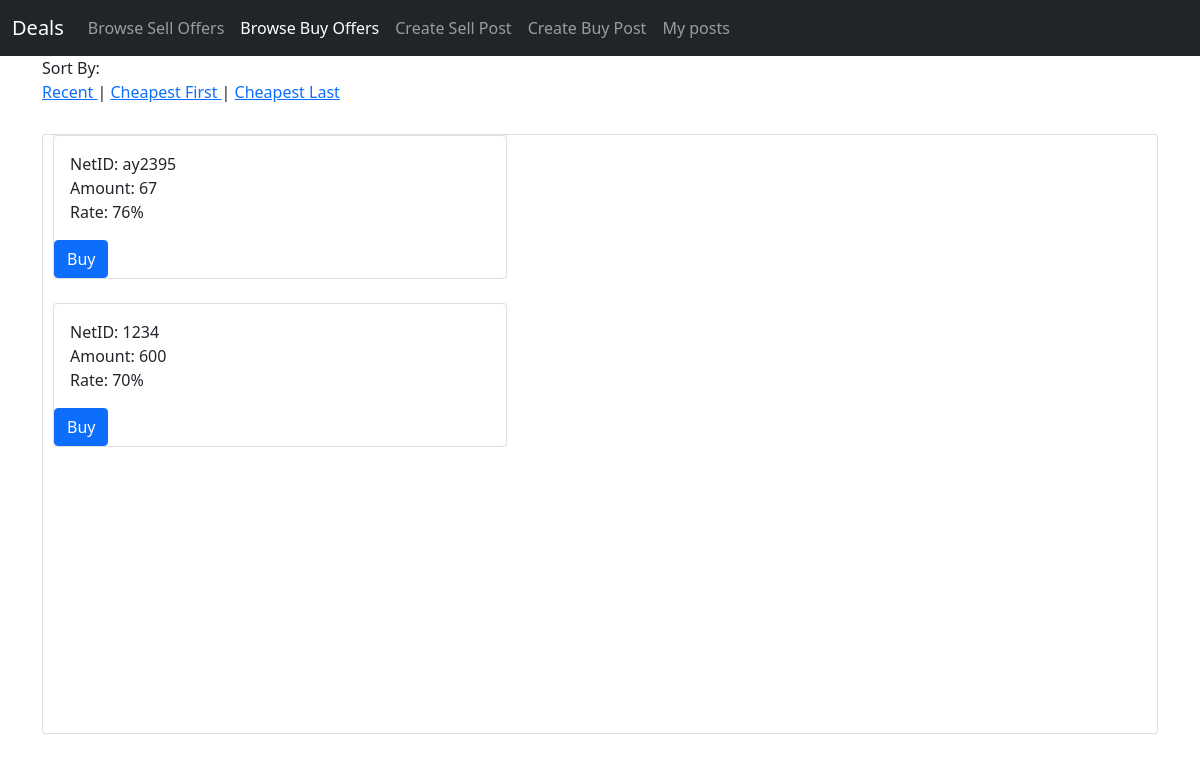
Before: /market/buy (signed in) with the older database file.
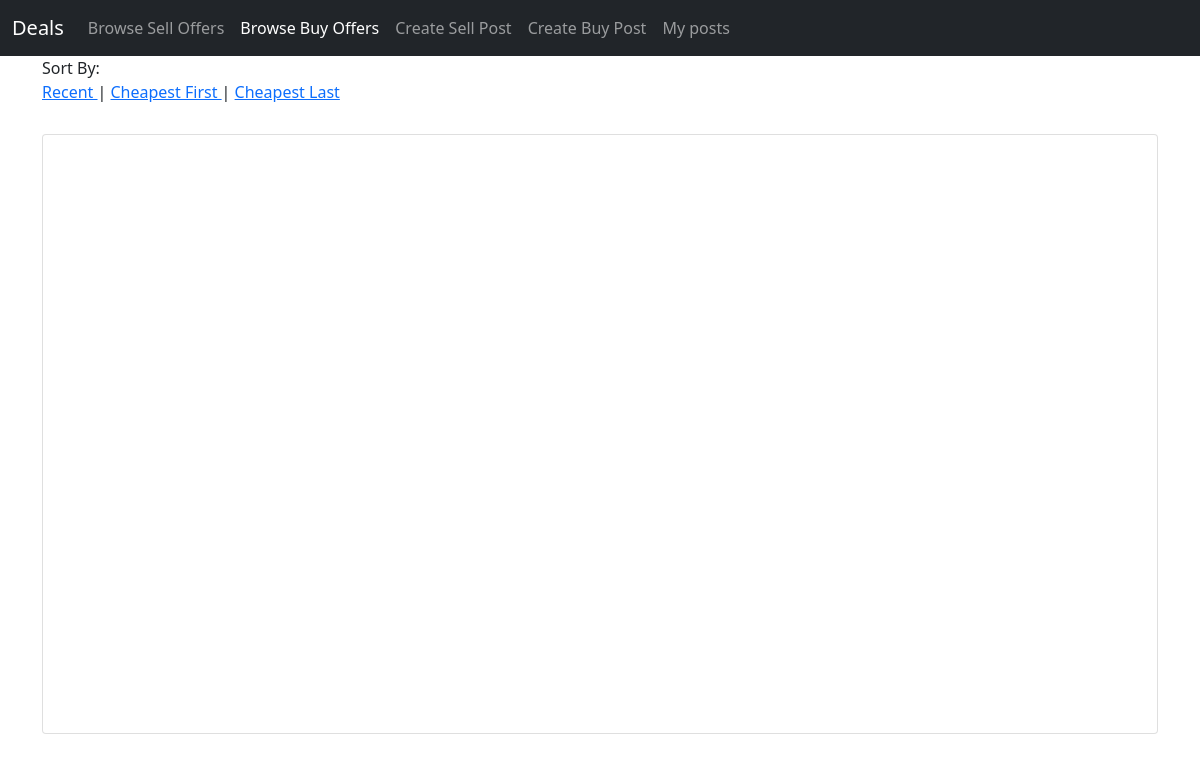
After: the same page with the newer database file.
### tables this page shows
CREATE TABLE buy_posts (
                                            post_id integer PRIMARY KEY AUTOINCREMENT,
                                            net_id text,
                                            amount text,
                                            rate text
                                        );

### app.py (the view)
@app.route('/market/buy')
def market_buy():
    sort = request.args.get('sort')
    buy_posts = getBuyPosts(sort)
    if not session.get("netId"):
        return redirect('./')
    username = session.get('netId')
    password = session.get('password')
    if buy_posts is None:
        buy_posts = []
    if login(username, password):
        return render_template("posts/browse_buy.html", buy_posts=buy_posts)
    else:
        return redirect('./')

### database.py (called while the page is built)
def open():
    global database
    global database_cursor
    database = sqlite3.connect("maindb.db", uri=True, check_same_thread=False)
    database_cursor = database.cursor()

def close():
    database_cursor.close()

def login(netid, password):
    open()
    database_cursor.execute("SELECT * FROM users WHERE net_id =? and password=?", (netid, password))
    user = database_cursor.fetchall()
    close()
    if user is None or len(user) <= 0:
        return False  # the user is not registered
    else:
        return True  # the user logged in successfully

def getBuyPosts(sort):
    open()
    if sort == "cheap_first":
        return database_cursor.execute("SELECT * FROM buy_posts ORDER BY rate ASC").fetchall()
    elif sort == "cheap_last":
        return database_cursor.execute("SELECT * FROM buy_posts ORDER BY rate DESC").fetchall()
    else:
        return database_cursor.execute("SELECT * FROM buy_posts ORDER BY post_id DESC").fetchall()

### templates/posts/browse_buy.html (shortened to what this page needs)
<!DOCTYPE html>
    <link href="https://cdn.jsdelivr.net/npm/bootstrap@5.0.2/dist/css/bootstrap.min.css" rel="stylesheet">
<body >
  <nav class="navbar navbar-expand-lg navbar-dark bg-dark">
    <div class="container-fluid">
      <a class="navbar-brand" href="/market/buy">Deals</a>
      <div class="collapse navbar-collapse" id="navbarSupportedContent">
        <ul class="navbar-nav me-auto mb-2 mb-lg-0">
            <li class="nav-item">
            <a class="nav-link " aria-current="page" href="/market/sell">Browse Sell Offers</a>
          </li>
             <li class="nav-item">
            <a class="nav-link active" aria-current="page" href="/market/buy">Browse Buy Offers</a>
          </li>
            <li class="nav-item">
            <a class="nav-link " aria-current="page" href="/create/sell">Create Sell Post</a>
          </li>
          <li class="nav-item">
            <a class="nav-link" aria-current="page" href="/create/buy">Create Buy Post</a>
          </li>
          <li class="nav-item">
            <a class="nav-link" aria-current="page" href="/my_posts">My posts</a>
          </li>
        </ul>
      </div>
    </div>
  </nav>
    <div class="container" >
        Sort By: </br><a href="/market/buy?sort=recent">Recent </a>|
        <a href="/market/buy?sort=cheap_first"> Cheapest First </a>|
        <a href="/market/buy?sort=cheap_last"> Cheapest Last</a>
      <div class="card" style="margin-top: 30px; height:600px;">
                {% for post in buy_posts %}
                <div class="postcontainer col-5" style="padding-left:10px" postid='post3456'>
                <div class="card">
                    <div class="card-body">
                        <div class="text">NetID: {{ post[1] }}</div>
                        <div class="text">Amount: {{ post[2] }}</div>
                        <div class="text">Rate: {{ post[3] }}%</div>
                    </div>
                    <div class="form-group">
                        <a class="btn btn-primary" href ="mailto:{{post[1]}}@nyu.edu?subject=[DealAD] I will buy your falcon dirhams&body=Hello, I would like to buy your falcon dirham. Is it still available.">Buy</a>
                </div>
                </div>
                </div>
          {% endfor %}
      </div>
</div>
</body>
</html>

Changed rows visible on the page:
removed buy_posts: net "ay2395", amount "67", rate "76"
removed buy_posts: net "1234", amount "600", rate "70"
